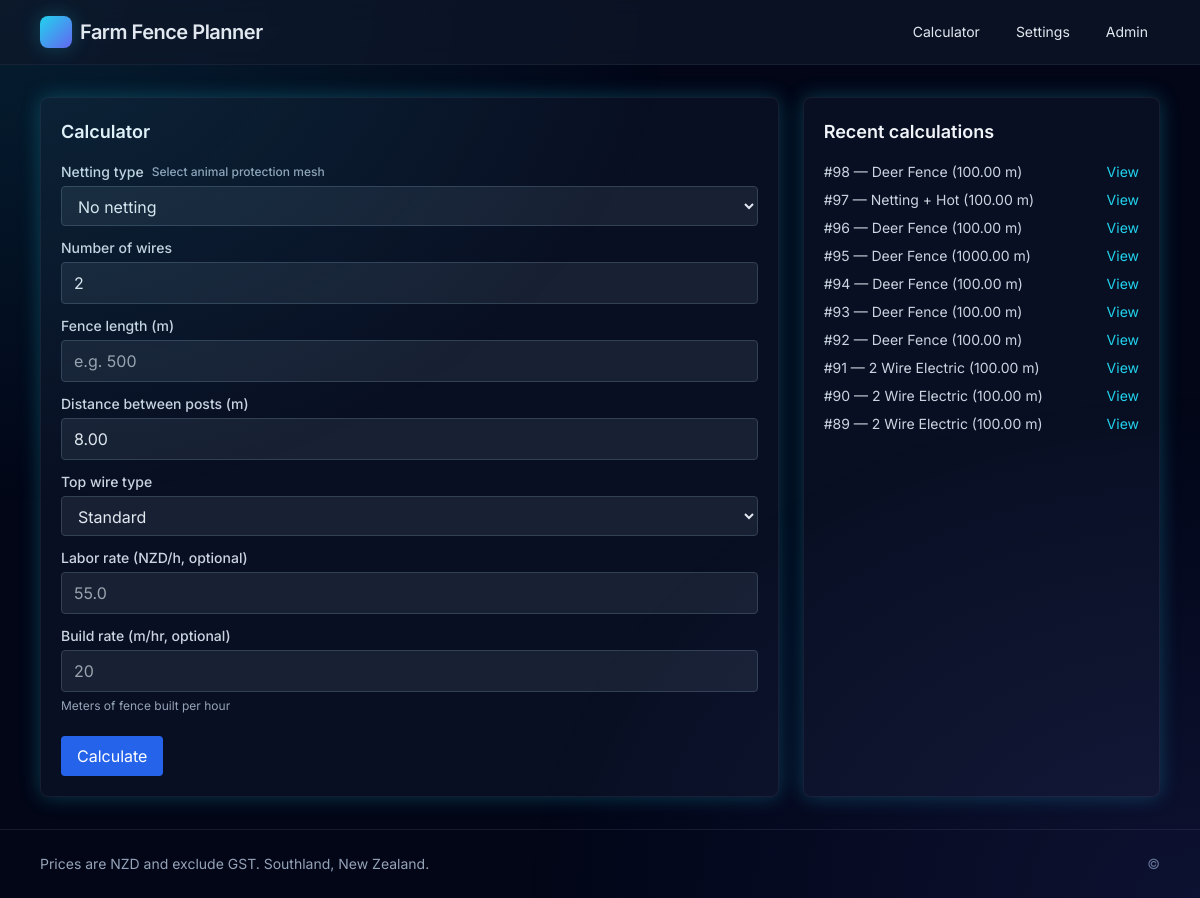
The page / on the database its author committed.
### fence_calculator/models.py (models this page shows, shortened)
class FenceCalculation(models.Model):
    fence_type = models.ForeignKey(FenceType, on_delete=models.PROTECT)
    fence_length = models.DecimalField(max_digits=10, decimal_places=2)
    posts_required = models.PositiveIntegerField()
    wire_length_meters = models.DecimalField(max_digits=10, decimal_places=2)
    wire_rolls_required = models.DecimalField(max_digits=8, decimal_places=2)
    netting_type = models.CharField(max_length=20, default='none')
    netting_height_cm = models.DecimalField(max_digits=6, decimal_places=2, null=True, blank=True)
    electric_outrigger = models.BooleanField(default=False)
    labor_hours = models.DecimalField(max_digits=6, decimal_places=2)
    labor_rate_per_hour = models.DecimalField(max_digits=6, decimal_places=2)
    labor_cost = models.DecimalField(max_digits=10, decimal_places=2)
    material_costs = models.JSONField(default=dict)
    total_material_cost = models.DecimalField(max_digits=12, decimal_places=2)
    total_cost = models.DecimalField(max_digits=12, decimal_places=2)
    price_overrides = models.JSONField(default=dict, blank=True)
    user_session = models.CharField(max_length=64, blank=True)
    created_at = models.DateTimeField(auto_now_add=True)

class TimeStampedModel(models.Model):
    created_at = models.DateTimeField(auto_now_add=True)
    updated_at = models.DateTimeField(auto_now=True)
    class Meta:
        abstract = True

class FenceType(TimeStampedModel):
    NAME_CHOICES = [
        ('2_wire_electric', '2 Wire Electric'),
        ('3_wire_electric', '3 Wire Electric'),
        ('9_wire_hot', '9 Wire Hot'),
        ('9_wire_barb', '9 Wire Barb'),
        ('netting_hot', 'Netting + Hot'),
        ('deer', 'Deer Fence'),
    ]
    name = models.CharField(max_length=50, choices=NAME_CHOICES, unique=True)
    display_name = models.CharField(max_length=100)
    description = models.TextField(blank=True)
    post_spacing = models.DecimalField(max_digits=5, decimal_places=2, validators=[MinValueValidator(Decimal('0.01'))])
    wire_count = models.PositiveIntegerField()
    requires_insulators = models.BooleanField(default=False)
    requires_strainers = models.BooleanField(default=True)
    requires_energiser = models.BooleanField(default=False)
    post_material = models.ForeignKey(Material, on_delete=models.PROTECT, related_name='post_fence_types', null=True, blank=True)
    wire_material = models.ForeignKey(Material, on_delete=models.PROTECT, related_name='wire_fence_types', null=True, blank=True)
    barb_wire_material = models.ForeignKey(Material, on_delete=models.PROTECT, related_name='barb_wire_fence_types', null=True, blank=True)
    netting_material = models.ForeignKey(Material, on_delete=models.PROTECT, related_name='netting_fence_types', null=True, blank=True)
    is_active = models.BooleanField(default=True)
    def __str__(self) -> str:
        return self.display_name or self.get_name_display()

### fence_calculator/views.py (the view)
# urls.py: path('', views.index, name='index'),
def index(request: HttpRequest) -> HttpResponse:
    fence_types = FenceType.objects.filter(is_active=True).order_by('display_name')
    recent_calcs = FenceCalculation.objects.order_by('-created_at')[:10]
    return render(request, 'fence_calculator/index.html', {
        'fence_types': fence_types,
        'recent_calcs': recent_calcs,
        'default_labor_rate': settings.LABOR_RATE_PER_HOUR,
        'default_build_rate': settings.BUILD_RATE_METERS_PER_HOUR,
    })

### templates/fence_calculator/index.html (shortened to what this page needs)
{% extends 'base.html' %}
{% block content %}
<div class="grid grid-cols-1 md:grid-cols-3 gap-6">
  <div class="md:col-span-2 rounded-lg p-5 border border-slate-800/60 bg-slate-900/60 shadow-glow">
    <h2 class="text-lg font-semibold mb-4 text-slate-100">Calculator</h2>
    <form id="calc-form" class="space-y-3">
      <div>
        <label class="block text-sm font-medium mb-1 text-slate-300 flex items-center gap-2">Netting type
          <span class="text-xs text-slate-400">Select animal protection mesh</span>
        </label>
        <select id="netting_type" class="w-full border border-slate-700 bg-slate-800/70 text-slate-200 rounded px-3 py-2">
          <option value="none">No netting</option>
        </select>
      </div>
      <div>
        <label class="block text-sm font-medium mb-1 text-slate-300">Number of wires</label>
        <input id="wire_count" type="number" min="0" max="20" step="1" value="2" class="w-full border border-slate-700 bg-slate-800/70 text-slate-200 rounded px-3 py-2" />
      </div>
      <div>
        <label class="block text-sm font-medium mb-1 text-slate-300">Fence length (m)</label>
        <input id="fence_length" type="number" step="0.01" min="0.01" max="50000" required class="w-full border border-slate-700 bg-slate-800/70 text-slate-200 rounded px-3 py-2" placeholder="e.g. 500" />
      </div>
      <div>
        <label class="block text-sm font-medium mb-1 text-slate-300">Distance between posts (m)</label>
        <input id="post_spacing" type="number" step="0.01" min="0.01" max="50" class="w-full border border-slate-700 bg-slate-800/70 text-slate-200 rounded px-3 py-2" placeholder="e.g. 8.0" />
      </div>
      <div>
        <label class="block text-sm font-medium mb-1 text-slate-300">Top wire type</label>
        <select id="top_wire_type" class="w-full border border-slate-700 bg-slate-800/70 text-slate-200 rounded px-3 py-2">
          <option value="standard">Standard</option>
        </select>
      </div>
      <div>
        <label class="block text-sm font-medium mb-1 text-slate-300">Labor rate (NZD/h, optional)</label>
        <input id="labor_rate" type="number" step="0.01" min="0" max="1000" class="w-full border border-slate-700 bg-slate-800/70 text-slate-200 rounded px-3 py-2" placeholder="{{ default_labor_rate }}" />
      </div>
      <div>
        <label class="block text-sm font-medium mb-1 text-slate-300">Build rate (m/hr, optional)</label>
        <input id="build_rate" type="number" step="0.01" min="1" max="1000" class="w-full border border-slate-700 bg-slate-800/70 text-slate-200 rounded px-3 py-2" placeholder="{{ default_build_rate }}" />
        <span class="text-xs text-slate-400">Meters of fence built per hour</span>
      </div>
      <div class="pt-2">
        <button type="submit" class="bg-blue-600 text-white rounded px-4 py-2">Calculate</button>
      </div>
    </form>
  </div>
  <div class="rounded-lg p-5 border border-slate-800/60 bg-slate-900/60 shadow-glow">
    <h2 class="text-lg font-semibold mb-4 text-slate-100">Recent calculations</h2>
    <ul class="space-y-2 text-sm text-slate-300">
      {% for c in recent_calcs %}
        <li class="flex items-center justify-between">
          <span>#{{ c.id }} — {{ c.fence_type }} ({{ c.fence_length }} m)</span>
          <a class="text-primary-400 hover:text-primary-300 underline-offset-2 hover:underline" href="/calculation/{{ c.id }}">View</a>
        </li>
      {% empty %}
        <li>No recent calculations.</li>
      {% endfor %}
    </ul>
  </div>
</div>
{% endblock %}

### templates/base.html (shortened to what this page needs)
<!DOCTYPE html>
<html lang="en" class="h-full">
<head>
  <script src="https://cdn.tailwindcss.com"></script>
</head>
<body class="h-full min-h-screen bg-slate-950 text-slate-200" style="font-family: Inter, ui-sans-serif, system-ui, -apple-system, Segoe UI, Roboto, Helvetica, Arial;">
  <div class="pointer-events-none fixed inset-0 bg-[radial-gradient(ellipse_at_top_left,rgba(34,211,238,0.12),transparent_40%),radial-gradient(ellipse_at_bottom_right,rgba(99,102,241,0.12),transparent_40%)]"></div>
  <header class="sticky top-0 z-40 border-b border-slate-800/60 bg-slate-900/70 glass">
    <div class="max-w-6xl mx-auto px-4 py-4 flex items-center justify-between">
      <div class="flex items-center gap-2">
        <div class="h-8 w-8 rounded-lg bg-gradient-to-br from-primary-400 to-indigo-500 shadow-glow"></div>
        <h1 class="text-xl font-semibold tracking-tight">Farm Fence Planner</h1>
      </div>
      <nav class="flex items-center gap-3">
        <a href="/" class="px-3 py-1.5 rounded-md text-sm text-slate-200 hover:text-white hover:bg-slate-800/80 transition">Calculator</a>
        <a href="/settings" class="px-3 py-1.5 rounded-md text-sm text-slate-200 hover:text-white hover:bg-slate-800/80 transition">Settings</a>
        <a href="/admin/" class="px-3 py-1.5 rounded-md text-sm text-slate-200 hover:text-white hover:bg-slate-800/80 transition">Admin</a>
      </nav>
    </div>
  </header>
  <main class="max-w-6xl mx-auto px-4 py-8">
    {% block content %}{% endblock %}
  </main>
  <footer class="border-t border-slate-800/60">
    <div class="max-w-6xl mx-auto px-4 py-6 text-sm text-slate-400 flex items-center justify-between">
      <span>Prices are NZD and exclude GST. Southland, New Zealand.</span>
      <span class="text-slate-500">© {{ now|default:'' }}</span>
    </div>
  </footer>
</body>
</html>

### templates/base.html (style rules this page uses)
.glass { backdrop-filter: blur(10px); background: rgba(15, 23, 42, 0.6); }

### rows shown on the page
FenceCalculation: id "98", fence_type "Deer Fence", fence_length "100.00"
FenceCalculation: id "97", fence_type "Netting + Hot", fence_length "100.00"
FenceCalculation: id "96", fence_type "Deer Fence", fence_length "100.00"
FenceCalculation: id "95", fence_type "Deer Fence", fence_length "1000.00"
FenceCalculation: id "94", fence_type "Deer Fence", fence_length "100.00"
FenceCalculation: id "93", fence_type "Deer Fence", fence_length "100.00"
FenceCalculation: id "92", fence_type "Deer Fence", fence_length "100.00"
FenceCalculation: id "91", fence_type "2 Wire Electric", fence_length "100.00"
FenceCalculation: id "90", fence_type "2 Wire Electric", fence_length "100.00"
FenceCalculation: id "89", fence_type "2 Wire Electric", fence_length "100.00"
